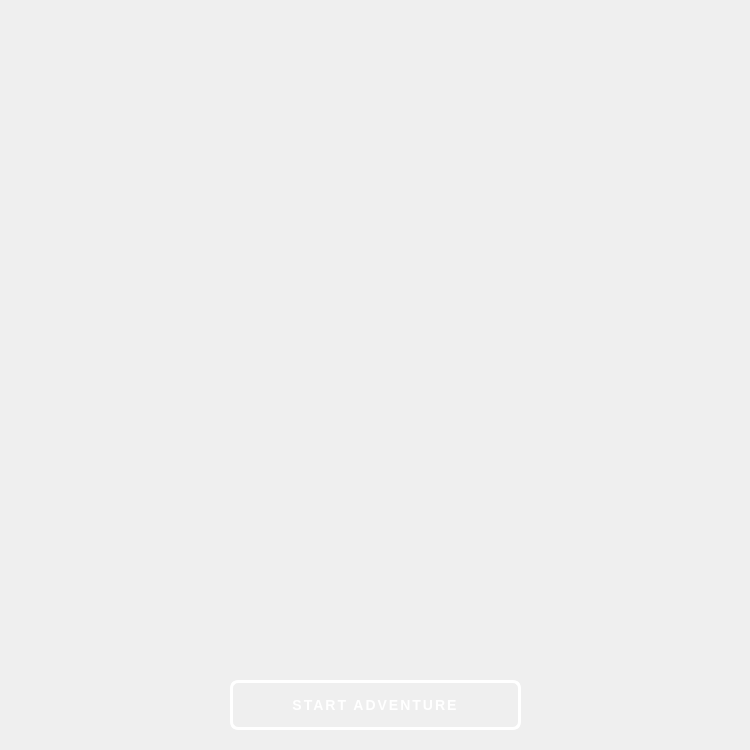
<?xml version="1.0" encoding="UTF-8"?>
<ui version="4.0">
 <class>StartScreen</class>
 <widget class="QWidget" name="StartScreen">
  <property name="geometry">
   <rect>
    <x>0</x>
    <y>0</y>
    <width>750</width>
    <height>750</height>
   </rect>
  </property>
  <property name="windowTitle">
   <string>Form</string>
  </property>
  <widget class="QLabel" name="backgroundImage">
   <property name="geometry">
    <rect>
     <x>-3</x>
     <y>5</y>
     <width>751</width>
     <height>741</height>
    </rect>
   </property>
   <property name="text">
    <string/>
   </property>
   <property name="pixmap">
    <pixmap resource="ShredGnarResources.qrc">:/backgroundSprites/a9_Resources/backgroundResources/ShredGnarWelcome.png</pixmap>
   </property>
   <property name="scaledContents">
    <bool>true</bool>
   </property>
  </widget>
  <widget class="QPushButton" name="startButton">
   <property name="geometry">
    <rect>
     <x>230</x>
     <y>680</y>
     <width>291</width>
     <height>50</height>
    </rect>
   </property>
   <property name="styleSheet">
    <string notr="true">QPushButton#startButton {
    /* Text */
    color: #FFFFFF;
    text-transform: uppercase;        /* Qt ignores this but we’ll set text in code too */
    font-family: &quot;Press Start 2P&quot;, &quot;Pixel Arial 11&quot;, &quot;Monospace&quot;;
    font-weight: bold;
    font-size: 14px;
    letter-spacing: 2px;

    /* Size / padding */
    padding: 6px 28px;
    min-height: 32px;

    /* Button body – dark navy with slight vertical gradient */
    background-color: qlineargradient(
        x1:0, y1:0, x2:0, y2:1,
        stop:0 #243764,
        stop:1 #1B2C56
    );

    /* White outline like in the pixel art */
    border-style: solid;
    border-width: 3px;
    border-color: #FFFFFF;
    border-radius: 8px;

    /* Remove default focus rectangle */
    outline: none;
}

/* Hover – slightly brighter */
QPushButton#startButton:hover {
    background-color: qlineargradient(
        x1:0, y1:0, x2:0, y2:1,
        stop:0 #2c447b,
        stop:1 #243764
    );
}

/* Pressed – darker and “pushed down” effect */
QPushButton#startButton:pressed {
    background-color: #111B33;
    padding-top: 8px;      /* move text down a bit */
    padding-bottom: 4px;
}</string>
   </property>
   <property name="text">
    <string>START ADVENTURE</string>
   </property>
  </widget>
 </widget>
 <resources>
  <include location="ShredGnarResources.qrc"/>
 </resources>
 <connections/>
</ui>
